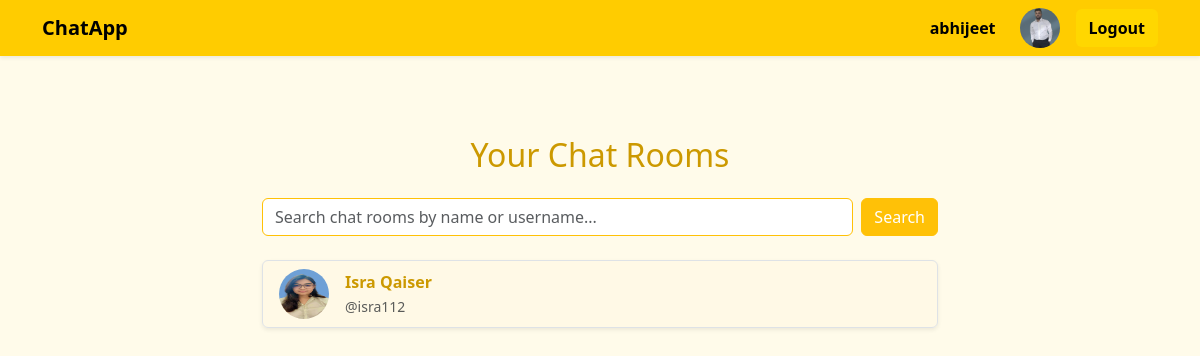
Before: / (signed in) with the older database file.
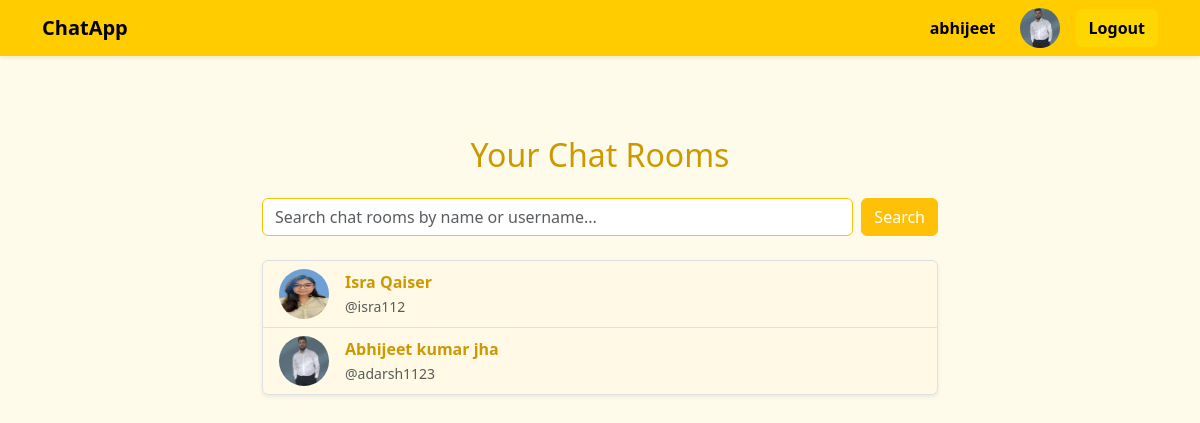
After: the same page with the newer database file.
### chat/models.py (models this page shows, shortened)
class ChatRoom(models.Model) :
    name = models.CharField(max_length=100)
    participants =  models.ManyToManyField(User ,  related_name='chatrooms')
    created_at =  models.DateTimeField(auto_now_add = True)

class UserInfo(models.Model) :
    user =  models.OneToOneField(User , on_delete= models.CASCADE)
    name  =  models.CharField(max_length=100)
    email  =  models.EmailField()
    phone = models.CharField(max_length=15)
    image = models.ImageField(upload_to='profile_imagesl/' , blank = True ,  null  = True)

### chat/views.py (the view)
# urls.py: path('' , index ,  name  = 'index') ,
@login_required
def index(request):
    user = request.user
    chatrooms = ChatRoom.objects.filter(participants=user).distinct()
    for room in chatrooms:
        other = room.participants.exclude(id=user.id).first()
        room.other_user = other  # dynamically attach for template use
    return render(request, 'chat/index.html', {'chatrooms': chatrooms})

### chat/templates/chat/index.html (shortened to what this page needs)
{% extends 'chat/base.html' %}
{% load static %}
{% block content %}
<div class="container mt-5" style="max-width: 700px;">
  <h2 class="mb-4 text-center" style="color: #cc9900;">Your Chat Rooms</h2>
  <form method="GET" action="{% url 'search_users' %}" class="mb-4 d-flex">
    <input type="text" name="q" class="form-control me-2 border-warning" placeholder="Search chat rooms by name or username..." value="{{ request.GET.q }}">
    <button type="submit" class="btn btn-warning text-white">Search</button>
  </form>
  {% if chatrooms %}
    <ul class="list-group shadow-sm rounded">
      {% for room in chatrooms %}
        <a href="{% url 'chatroom' room.id %}" class="list-group-item list-group-item-action d-flex align-items-center" style="background: #fff9e6;">
          {% if room.other_user.userinfo.image %}
            <img src="{{ room.other_user.userinfo.image.url }}" alt="{{ room.other_user.username }}" class="rounded-circle me-3" width="50" height="50">
          {% else %}
            <img src="{% static 'default-profile.png' %}" class="rounded-circle me-3" width="50" height="50">
          {% endif %}
          <div>
            <div style="color: #cc9900; font-weight: 600;">{{ room.other_user.userinfo.name }}</div>
            <small class="text-muted">@{{ room.other_user.username }}</small>
          </div>
        </a>
      {% endfor %}
    </ul>
  {% else %}
    <p class="text-muted fst-italic">No active chat rooms.</p>
  {% endif %}
</div>
{% endblock %}

Changed rows visible on the page:
added ChatRoom: other_user.userinfo.image (picture), other_user.userinfo.name "Abhijeet kumar jha", other_user.username "adarsh1123"
